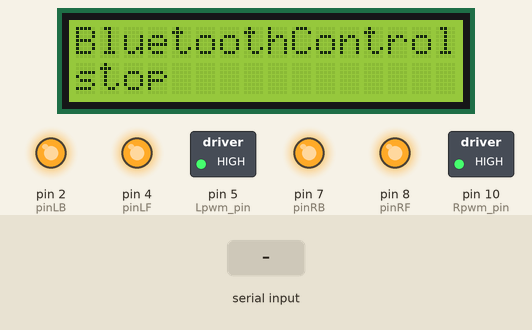
Bench run of a sketch on a simulated Arduino Uno, built with avr-gcc and run on an emulated ATmega328P. On the bench: 16×2 character LCD, switched loads named in the sketch (green lamp = pin HIGH), output pins drawn as LEDs (lit = HIGH). The inputs (shaded band) are chosen by the test bench.

Above: at 1.2 s.
1.3 s: "U" received over Serial
At 1.6 s:
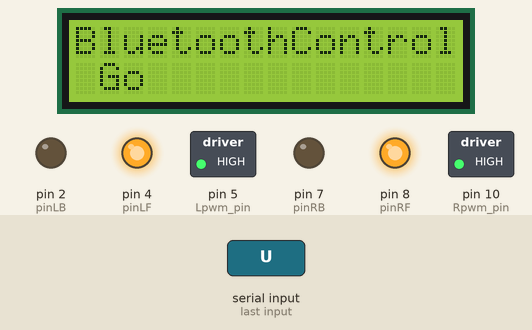
2.8 s: "D" received over Serial
At 4.0 s:
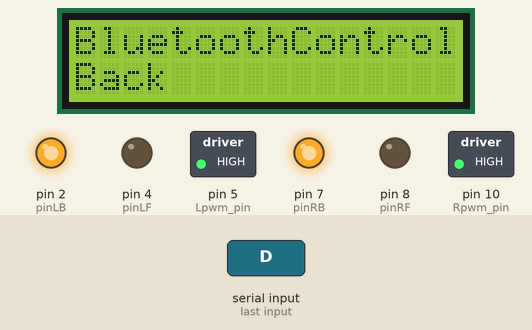
4.3 s: "L" received over Serial
At 5.1 s:
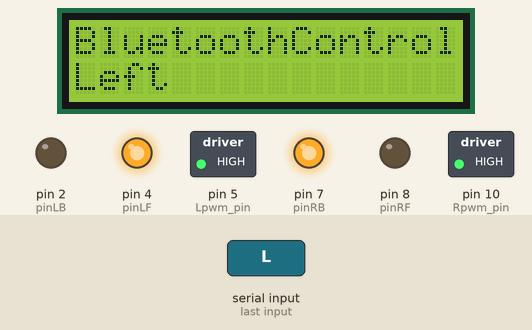
5.8 s: "R" received over Serial
At 6.5 s:
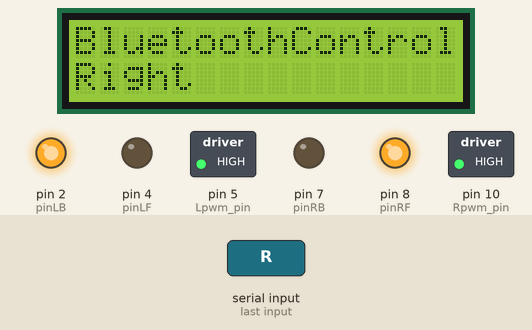
7.3 s: "S" received over Serial
At 8.6 s:
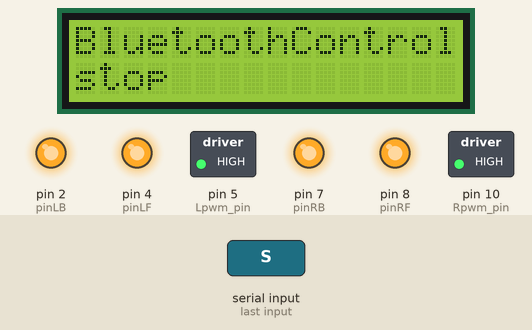
Timing chart, 0 to 9.8 s (numbered marks = the images above; inputs shaded):
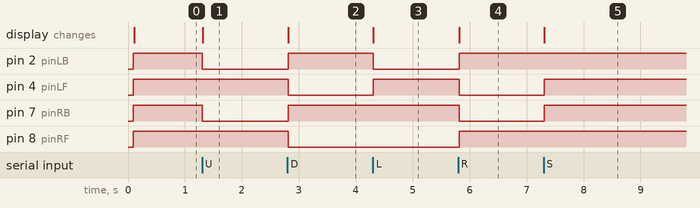

The sketch:

Bluetooth_Remote_Control_Car.ino
```cpp
#include <LiquidCrystal_I2C.h>   //including the libraries of I2C-LCD1602 liquid crystal
#include <Wire.h>                //including the libraries of I2C
unsigned char Bluetooth_val;       //defining variable val
LiquidCrystal_I2C lcd(0x27,16,2);  //defining liquid crystal
#define Lpwm_pin  5     //adjusting speed
#define Rpwm_pin  10    //adjusting speed  //
int pinLB=2;     // defining pin2 left rear
int pinLF=4;     // defining pin4 left front
int pinRB=7;    // defining pin7 right rear
int pinRF=8;    // defining pin8 right front
unsigned char Lpwm_val = 255;
unsigned char Rpwm_val = 255;
int Car_state=0;
void M_Control_IO_config(void)
{
  pinMode(pinLB,OUTPUT); // pin 2
  pinMode(pinLF,OUTPUT); // pin 4
  pinMode(pinRB,OUTPUT); // pin 7
  pinMode(pinRF,OUTPUT); // pin 8
  pinMode(Lpwm_pin,OUTPUT); // pin 11 (PWM)
  pinMode(Rpwm_pin,OUTPUT); // pin 10 (PWM)
}
void Set_Speed(unsigned char Left,unsigned char Right)
{
  analogWrite(Lpwm_pin,Left);
  analogWrite(Rpwm_pin,Right);
}
void advance()     //  going forward
    {
     digitalWrite(pinRB,LOW);  // making motor move towards right rear
     digitalWrite(pinRF,HIGH);
     digitalWrite(pinLB,LOW);  // making motor move towards left rear
     digitalWrite(pinLF,HIGH);
     Car_state = 1;
     show_state();
    }
void turnR()        //turning right(dual wheel)
    {
     digitalWrite(pinRB,LOW);  //making motor move towards right rear
     digitalWrite(pinRF,HIGH);
     digitalWrite(pinLB,HIGH);
     digitalWrite(pinLF,LOW);  //making motor move towards left front
     Car_state = 4;
     show_state();
    }
void turnL()        //turning left(dual wheel)
    {
     digitalWrite(pinRB,HIGH);
     digitalWrite(pinRF,LOW );   //making motor move towards right front
     digitalWrite(pinLB,LOW);   //making motor move towards left rear
     digitalWrite(pinLF,HIGH);
     Car_state = 3;
     show_state();
    }
void stopp()         //stop
    {
     digitalWrite(pinRB,HIGH);
     digitalWrite(pinRF,HIGH);
     digitalWrite(pinLB,HIGH);
     digitalWrite(pinLF,HIGH);
     Car_state = 5;
     show_state();
    }
void back()          //back up
    {
     digitalWrite(pinRB,HIGH);  //making motor move towards right rear
     digitalWrite(pinRF,LOW);
     digitalWrite(pinLB,HIGH);  //making motor move towards left rear
     digitalWrite(pinLF,LOW);
     Car_state = 2;
     show_state() ;
    }
void show_state(void)
{
  lcd.setCursor(0, 1);
   switch(Car_state)
   {
     case 1:lcd.print(" Go  ");
     break;
     case 2:lcd.print("Back ");
     break;
     case 3:lcd.print("Left ");
     break;
     case 4:lcd.print("Right");
     break;
     case 5:lcd.print("stop ");
     break;
     default:
     break;
   }
}
void LCD1602_init(void)            //including initialized function of liquid crystal
{
  lcd.init();  //invoking initialized function of LCD in LiquidCrystal_I2C.h
  delay(10);   //delaying for 10 millisecond
  lcd.backlight(); //open backlight of LCD1602
  lcd.clear();     //clear screen
}
void setup()
{
   LCD1602_init();
   M_Control_IO_config();
   Set_Speed(Lpwm_val,Rpwm_val);
   Serial.begin(9600);   //initialized serial port , using Bluetooth as serial port, setting baud at 9600
   lcd.setCursor(0, 0);  //setting cursor in the first row and column
   lcd.print("   Wait  Sigal");
   stopp();
}
void loop()
{
   lcd.setCursor(0, 0);  //setting cursor in the first row and column
   lcd.print("BluetoothControl");

   if(Serial.available()) //to judge whether the serial port receives the data.
    {
     Bluetooth_val=Serial.read();  //reading (Bluetooth) data of serial port,giving the value of val;
    switch(Bluetooth_val)
     {
       case 'U':advance(); //UP
       break;
       case 'D': back();   //back
       break;
       case 'L':turnL();   //Left
       break;
       case 'R':turnR();  //Right
       break;
       case 'S':stopp();    //stop
       break;
     }
    }
}
```

Measured:
- after the input at 1.3 s, pin 2 (pinLB), pin 7 (pinRB): HIGH → LOW at once; the display: changes at once (image 1)
- after the input at 2.8 s, pin 2 (pinLB), pin 7 (pinRB): LOW → HIGH at once; pin 4 (pinLF), pin 8 (pinRF): HIGH → LOW at once; the display: changes at once (image 2)
- after the input at 4.3 s, pin 2 (pinLB): HIGH → LOW at once; pin 4 (pinLF): LOW → HIGH at once; the display: changes at once (image 3)
- after the input at 5.8 s, pin 2 (pinLB), pin 8 (pinRF): LOW → HIGH at once; pin 4 (pinLF), pin 7 (pinRB): HIGH → LOW at once; the display: changes at once (image 4)
- after the input at 7.3 s, pin 4 (pinLF), pin 7 (pinRB): LOW → HIGH at once; the display: changes at once (image 5)
